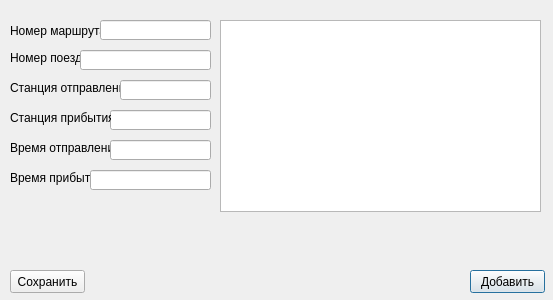
<?xml version="1.0" encoding="UTF-8"?>
<ui version="4.0">
 <class>SecondWindow</class>
 <widget class="QDialog" name="SecondWindow">
  <property name="geometry">
   <rect>
    <x>0</x>
    <y>0</y>
    <width>553</width>
    <height>300</height>
   </rect>
  </property>
  <property name="windowTitle">
   <string>Dialog</string>
  </property>
  <widget class="QTableView" name="tableView">
   <property name="geometry">
    <rect>
     <x>220</x>
     <y>20</y>
     <width>321</width>
     <height>192</height>
    </rect>
   </property>
  </widget>
  <widget class="QLabel" name="label1">
   <property name="geometry">
    <rect>
     <x>50</x>
     <y>280</y>
     <width>171</width>
     <height>16</height>
    </rect>
   </property>
   <property name="text">
    <string/>
   </property>
  </widget>
  <widget class="QPushButton" name="pushButton">
   <property name="geometry">
    <rect>
     <x>470</x>
     <y>270</y>
     <width>75</width>
     <height>23</height>
    </rect>
   </property>
   <property name="text">
    <string>Добавить</string>
   </property>
  </widget>
  <widget class="QPushButton" name="pushButton_2">
   <property name="geometry">
    <rect>
     <x>10</x>
     <y>270</y>
     <width>75</width>
     <height>23</height>
    </rect>
   </property>
   <property name="text">
    <string>Сохранить</string>
   </property>
  </widget>
  <widget class="QLabel" name="label_3">
   <property name="geometry">
    <rect>
     <x>10</x>
     <y>80</y>
     <width>111</width>
     <height>16</height>
    </rect>
   </property>
   <property name="text">
    <string>Станция отправления</string>
   </property>
  </widget>
  <widget class="QLabel" name="label_2">
   <property name="geometry">
    <rect>
     <x>10</x>
     <y>50</y>
     <width>81</width>
     <height>16</height>
    </rect>
   </property>
   <property name="text">
    <string>Номер поезда</string>
   </property>
  </widget>
  <widget class="QLabel" name="label_6">
   <property name="geometry">
    <rect>
     <x>10</x>
     <y>170</y>
     <width>81</width>
     <height>16</height>
    </rect>
   </property>
   <property name="text">
    <string>Время прибытия</string>
   </property>
  </widget>
  <widget class="QLineEdit" name="lineEdit_3">
   <property name="geometry">
    <rect>
     <x>120</x>
     <y>80</y>
     <width>91</width>
     <height>20</height>
    </rect>
   </property>
  </widget>
  <widget class="QLineEdit" name="lineEdit_4">
   <property name="geometry">
    <rect>
     <x>110</x>
     <y>110</y>
     <width>101</width>
     <height>20</height>
    </rect>
   </property>
  </widget>
  <widget class="QLabel" name="label_5">
   <property name="geometry">
    <rect>
     <x>10</x>
     <y>140</y>
     <width>101</width>
     <height>16</height>
    </rect>
   </property>
   <property name="text">
    <string>Время отправления</string>
   </property>
  </widget>
  <widget class="QLineEdit" name="lineEdit_5">
   <property name="geometry">
    <rect>
     <x>110</x>
     <y>140</y>
     <width>101</width>
     <height>20</height>
    </rect>
   </property>
  </widget>
  <widget class="QLineEdit" name="lineEdit_6">
   <property name="geometry">
    <rect>
     <x>90</x>
     <y>170</y>
     <width>121</width>
     <height>20</height>
    </rect>
   </property>
  </widget>
  <widget class="QLabel" name="label">
   <property name="geometry">
    <rect>
     <x>10</x>
     <y>10</y>
     <width>91</width>
     <height>41</height>
    </rect>
   </property>
   <property name="text">
    <string>Номер маршрута</string>
   </property>
  </widget>
  <widget class="QLabel" name="label_4">
   <property name="geometry">
    <rect>
     <x>10</x>
     <y>110</y>
     <width>101</width>
     <height>16</height>
    </rect>
   </property>
   <property name="text">
    <string>Станция прибытия</string>
   </property>
  </widget>
  <widget class="QLineEdit" name="lineEdit">
   <property name="geometry">
    <rect>
     <x>100</x>
     <y>20</y>
     <width>111</width>
     <height>20</height>
    </rect>
   </property>
  </widget>
  <widget class="QLineEdit" name="lineEdit_2">
   <property name="geometry">
    <rect>
     <x>80</x>
     <y>50</y>
     <width>131</width>
     <height>20</height>
    </rect>
   </property>
  </widget>
 </widget>
 <resources/>
 <connections/>
</ui>
